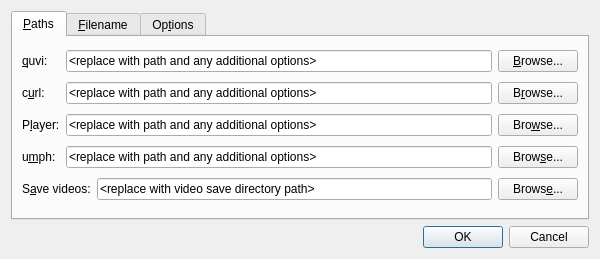
<?xml version="1.0" encoding="UTF-8"?>
<ui version="4.0">
 <class>Preferences</class>
 <widget class="QDialog" name="Preferences">
  <property name="geometry">
   <rect>
    <x>0</x>
    <y>0</y>
    <width>600</width>
    <height>259</height>
   </rect>
  </property>
  <property name="windowTitle">
   <string>Preferences</string>
  </property>
  <layout class="QGridLayout" name="gridLayout">
   <item row="0" column="0">
    <widget class="QTabWidget" name="tabWidget">
     <property name="currentIndex">
      <number>0</number>
     </property>
     <widget class="QWidget" name="tab">
      <attribute name="title">
       <string>&amp;Paths</string>
      </attribute>
      <layout class="QGridLayout" name="gridLayout_2">
       <item row="0" column="0">
        <widget class="QLabel" name="label">
         <property name="text">
          <string>&amp;quvi:</string>
         </property>
         <property name="buddy">
          <cstring>quviPathEdit</cstring>
         </property>
        </widget>
       </item>
       <item row="0" column="1" colspan="2">
        <widget class="QLineEdit" name="quviPathEdit">
         <property name="text">
          <string>&lt;replace with path and any additional options&gt;</string>
         </property>
        </widget>
       </item>
       <item row="0" column="3">
        <widget class="QPushButton" name="browseQuviBtn">
         <property name="text">
          <string>&amp;Browse...</string>
         </property>
        </widget>
       </item>
       <item row="1" column="0">
        <widget class="QLabel" name="label_8">
         <property name="text">
          <string>c&amp;url:</string>
         </property>
         <property name="buddy">
          <cstring>curlPathEdit</cstring>
         </property>
        </widget>
       </item>
       <item row="1" column="1" colspan="2">
        <widget class="QLineEdit" name="curlPathEdit">
         <property name="text">
          <string>&lt;replace with path and any additional options&gt;</string>
         </property>
        </widget>
       </item>
       <item row="1" column="3">
        <widget class="QPushButton" name="browseCurlBtn">
         <property name="text">
          <string>B&amp;rowse...</string>
         </property>
        </widget>
       </item>
       <item row="2" column="0">
        <widget class="QLabel" name="label_2">
         <property name="text">
          <string>P&amp;layer:</string>
         </property>
         <property name="buddy">
          <cstring>playerPathEdit</cstring>
         </property>
        </widget>
       </item>
       <item row="2" column="1" colspan="2">
        <widget class="QLineEdit" name="playerPathEdit">
         <property name="text">
          <string>&lt;replace with path and any additional options&gt;</string>
         </property>
        </widget>
       </item>
       <item row="2" column="3">
        <widget class="QPushButton" name="browsePlayerBtn">
         <property name="text">
          <string>Bro&amp;wse...</string>
         </property>
        </widget>
       </item>
       <item row="3" column="0">
        <widget class="QLabel" name="label_3">
         <property name="text">
          <string>u&amp;mph:</string>
         </property>
         <property name="buddy">
          <cstring>umphPathEdit</cstring>
         </property>
        </widget>
       </item>
       <item row="3" column="1" colspan="2">
        <widget class="QLineEdit" name="umphPathEdit">
         <property name="text">
          <string>&lt;replace with path and any additional options&gt;</string>
         </property>
        </widget>
       </item>
       <item row="3" column="3">
        <widget class="QPushButton" name="browseUmphBtn">
         <property name="text">
          <string>Brow&amp;se...</string>
         </property>
        </widget>
       </item>
       <item row="4" column="0" colspan="2">
        <widget class="QLabel" name="label_10">
         <property name="text">
          <string>S&amp;ave videos:</string>
         </property>
         <property name="buddy">
          <cstring>saveDirEdit</cstring>
         </property>
        </widget>
       </item>
       <item row="4" column="2">
        <widget class="QLineEdit" name="saveDirEdit">
         <property name="text">
          <string>&lt;replace with video save directory path&gt;</string>
         </property>
        </widget>
       </item>
       <item row="4" column="3">
        <widget class="QPushButton" name="browseSaveDirBtn">
         <property name="text">
          <string>Brows&amp;e...</string>
         </property>
        </widget>
       </item>
      </layout>
     </widget>
     <widget class="QWidget" name="tab_4">
      <attribute name="title">
       <string>&amp;Filename</string>
      </attribute>
      <layout class="QGridLayout" name="gridLayout_7">
       <item row="0" column="0">
        <widget class="QLabel" name="label_5">
         <property name="text">
          <string>F&amp;ilename format:</string>
         </property>
         <property name="buddy">
          <cstring>filenameFormatEdit</cstring>
         </property>
        </widget>
       </item>
       <item row="0" column="1">
        <widget class="QLineEdit" name="filenameFormatEdit">
         <property name="text">
          <string>%t.%s</string>
         </property>
        </widget>
       </item>
       <item row="0" column="2">
        <widget class="QComboBox" name="filenameFormatCombo">
         <item>
          <property name="text">
           <string>Default</string>
          </property>
         </item>
         <item>
          <property name="text">
           <string>Title, ID, Suffix</string>
          </property>
         </item>
         <item>
          <property name="text">
           <string>Title, ID, Host, Suffix</string>
          </property>
         </item>
        </widget>
       </item>
       <item row="1" column="0">
        <widget class="QLabel" name="label_6">
         <property name="text">
          <string>Tit&amp;le regexp:</string>
         </property>
         <property name="buddy">
          <cstring>regexpEdit</cstring>
         </property>
        </widget>
       </item>
       <item row="1" column="1">
        <widget class="QLineEdit" name="regexpEdit">
         <property name="text">
          <string>/(\w|\s)/g</string>
         </property>
        </widget>
       </item>
       <item row="1" column="2">
        <widget class="QComboBox" name="regexpCombo">
         <item>
          <property name="text">
           <string>Default</string>
          </property>
         </item>
         <item>
          <property name="text">
           <string>Word characters only</string>
          </property>
         </item>
         <item>
          <property name="text">
           <string>Digit characters only</string>
          </property>
         </item>
         <item>
          <property name="text">
           <string>Non-word characters only</string>
          </property>
         </item>
         <item>
          <property name="text">
           <string>Non-digit characters only</string>
          </property>
         </item>
         <item>
          <property name="text">
           <string>Non-whitespace characters only</string>
          </property>
         </item>
        </widget>
       </item>
       <item row="2" column="0">
        <widget class="QLabel" name="label_7">
         <property name="text">
          <string>Preview:</string>
         </property>
         <property name="buddy">
          <cstring>previewEdit</cstring>
         </property>
        </widget>
       </item>
       <item row="2" column="1">
        <widget class="QLineEdit" name="previewEdit">
         <property name="readOnly">
          <bool>true</bool>
         </property>
        </widget>
       </item>
       <item row="2" column="2">
        <widget class="QPushButton" name="refreshBtn">
         <property name="text">
          <string>&amp;Refresh</string>
         </property>
        </widget>
       </item>
      </layout>
     </widget>
     <widget class="QWidget" name="tab_3">
      <attribute name="title">
       <string>Op&amp;tions</string>
      </attribute>
      <layout class="QGridLayout" name="gridLayout_6">
       <item row="0" column="0">
        <layout class="QGridLayout" name="gridLayout_3">
         <item row="0" column="0">
          <widget class="QCheckBox" name="minToTrayBox">
           <property name="text">
            <string>&amp;Minimize to system tray</string>
           </property>
          </widget>
         </item>
         <item row="1" column="0">
          <widget class="QCheckBox" name="playWhenDoneBox">
           <property name="text">
            <string>Pl&amp;ay video when done downloading</string>
           </property>
          </widget>
         </item>
         <item row="2" column="0">
          <widget class="QCheckBox" name="stayOnTopBox">
           <property name="text">
            <string>&amp;Stay on top</string>
           </property>
          </widget>
         </item>
         <item row="3" column="0">
          <widget class="QCheckBox" name="showReminderBox">
           <property name="text">
            <string>S&amp;how reminder when NomNom starts</string>
           </property>
          </widget>
         </item>
         <item row="4" column="0">
          <widget class="QCheckBox" name="dontPromptFilenameBox">
           <property name="text">
            <string>&amp;Do not prompt for filename</string>
           </property>
          </widget>
         </item>
        </layout>
       </item>
       <item row="0" column="1">
        <layout class="QGridLayout" name="gridLayout_4">
         <item row="0" column="0">
          <widget class="QPushButton" name="clearRecentBtn">
           <property name="text">
            <string>Cl&amp;ear recent</string>
           </property>
          </widget>
         </item>
         <item row="1" column="0">
          <widget class="QPushButton" name="languageBtn">
           <property name="text">
            <string>&amp;Language...</string>
           </property>
          </widget>
         </item>
        </layout>
       </item>
       <item row="1" column="0">
        <layout class="QGridLayout" name="gridLayout_5">
         <item row="0" column="0">
          <widget class="QLabel" name="label_9">
           <property name="text">
            <string>Config:</string>
           </property>
          </widget>
         </item>
         <item row="0" column="1">
          <widget class="QLineEdit" name="configEdit">
           <property name="readOnly">
            <bool>true</bool>
           </property>
          </widget>
         </item>
        </layout>
       </item>
      </layout>
     </widget>
    </widget>
   </item>
   <item row="1" column="0">
    <widget class="QDialogButtonBox" name="buttonBox">
     <property name="orientation">
      <enum>Qt::Horizontal</enum>
     </property>
     <property name="standardButtons">
      <set>QDialogButtonBox::Cancel|QDialogButtonBox::Ok</set>
     </property>
    </widget>
   </item>
  </layout>
 </widget>
 <tabstops>
  <tabstop>tabWidget</tabstop>
  <tabstop>quviPathEdit</tabstop>
  <tabstop>browseQuviBtn</tabstop>
  <tabstop>curlPathEdit</tabstop>
  <tabstop>browseCurlBtn</tabstop>
  <tabstop>playerPathEdit</tabstop>
  <tabstop>browsePlayerBtn</tabstop>
  <tabstop>umphPathEdit</tabstop>
  <tabstop>browseUmphBtn</tabstop>
  <tabstop>saveDirEdit</tabstop>
  <tabstop>browseSaveDirBtn</tabstop>
  <tabstop>filenameFormatEdit</tabstop>
  <tabstop>filenameFormatCombo</tabstop>
  <tabstop>regexpEdit</tabstop>
  <tabstop>regexpCombo</tabstop>
  <tabstop>previewEdit</tabstop>
  <tabstop>refreshBtn</tabstop>
  <tabstop>minToTrayBox</tabstop>
  <tabstop>playWhenDoneBox</tabstop>
  <tabstop>stayOnTopBox</tabstop>
  <tabstop>showReminderBox</tabstop>
  <tabstop>dontPromptFilenameBox</tabstop>
  <tabstop>clearRecentBtn</tabstop>
  <tabstop>languageBtn</tabstop>
  <tabstop>configEdit</tabstop>
  <tabstop>buttonBox</tabstop>
 </tabstops>
 <resources/>
 <connections>
  <connection>
   <sender>buttonBox</sender>
   <signal>accepted()</signal>
   <receiver>Preferences</receiver>
   <slot>accept()</slot>
   <hints>
    <hint type="sourcelabel">
     <x>236</x>
     <y>184</y>
    </hint>
    <hint type="destinationlabel">
     <x>157</x>
     <y>215</y>
    </hint>
   </hints>
  </connection>
  <connection>
   <sender>buttonBox</sender>
   <signal>rejected()</signal>
   <receiver>Preferences</receiver>
   <slot>reject()</slot>
   <hints>
    <hint type="sourcelabel">
     <x>304</x>
     <y>184</y>
    </hint>
    <hint type="destinationlabel">
     <x>286</x>
     <y>215</y>
    </hint>
   </hints>
  </connection>
  <connection>
   <sender>browsePlayerBtn</sender>
   <signal>clicked()</signal>
   <receiver>Preferences</receiver>
   <slot>onBrowsePlayer()</slot>
   <hints>
    <hint type="sourcelabel">
     <x>539</x>
     <y>106</y>
    </hint>
    <hint type="destinationlabel">
     <x>299</x>
     <y>94</y>
    </hint>
   </hints>
  </connection>
  <connection>
   <sender>browseQuviBtn</sender>
   <signal>clicked()</signal>
   <receiver>Preferences</receiver>
   <slot>onBrowseQuvi()</slot>
   <hints>
    <hint type="sourcelabel">
     <x>539</x>
     <y>64</y>
    </hint>
    <hint type="destinationlabel">
     <x>299</x>
     <y>94</y>
    </hint>
   </hints>
  </connection>
  <connection>
   <sender>clearRecentBtn</sender>
   <signal>clicked()</signal>
   <receiver>Preferences</receiver>
   <slot>onClearRecent()</slot>
   <hints>
    <hint type="sourcelabel">
     <x>579</x>
     <y>131</y>
    </hint>
    <hint type="destinationlabel">
     <x>299</x>
     <y>94</y>
    </hint>
   </hints>
  </connection>
  <connection>
   <sender>regexpCombo</sender>
   <signal>currentIndexChanged(int)</signal>
   <receiver>Preferences</receiver>
   <slot>onRegexpChanged(int)</slot>
   <hints>
    <hint type="sourcelabel">
     <x>492</x>
     <y>89</y>
    </hint>
    <hint type="destinationlabel">
     <x>299</x>
     <y>98</y>
    </hint>
   </hints>
  </connection>
  <connection>
   <sender>filenameFormatCombo</sender>
   <signal>currentIndexChanged(int)</signal>
   <receiver>Preferences</receiver>
   <slot>onFilenameFormatChanged(int)</slot>
   <hints>
    <hint type="sourcelabel">
     <x>492</x>
     <y>56</y>
    </hint>
    <hint type="destinationlabel">
     <x>299</x>
     <y>98</y>
    </hint>
   </hints>
  </connection>
  <connection>
   <sender>refreshBtn</sender>
   <signal>clicked()</signal>
   <receiver>Preferences</receiver>
   <slot>onRefresh()</slot>
   <hints>
    <hint type="sourcelabel">
     <x>492</x>
     <y>122</y>
    </hint>
    <hint type="destinationlabel">
     <x>299</x>
     <y>98</y>
    </hint>
   </hints>
  </connection>
  <connection>
   <sender>filenameFormatEdit</sender>
   <signal>editingFinished()</signal>
   <receiver>Preferences</receiver>
   <slot>onFilenameFormatEditingFinished()</slot>
   <hints>
    <hint type="sourcelabel">
     <x>231</x>
     <y>56</y>
    </hint>
    <hint type="destinationlabel">
     <x>299</x>
     <y>98</y>
    </hint>
   </hints>
  </connection>
  <connection>
   <sender>regexpEdit</sender>
   <signal>editingFinished()</signal>
   <receiver>Preferences</receiver>
   <slot>onRegexpEditingFinished()</slot>
   <hints>
    <hint type="sourcelabel">
     <x>231</x>
     <y>89</y>
    </hint>
    <hint type="destinationlabel">
     <x>299</x>
     <y>98</y>
    </hint>
   </hints>
  </connection>
  <connection>
   <sender>browseCurlBtn</sender>
   <signal>clicked()</signal>
   <receiver>Preferences</receiver>
   <slot>onBrowseCurl()</slot>
   <hints>
    <hint type="sourcelabel">
     <x>539</x>
     <y>90</y>
    </hint>
    <hint type="destinationlabel">
     <x>299</x>
     <y>99</y>
    </hint>
   </hints>
  </connection>
  <connection>
   <sender>languageBtn</sender>
   <signal>clicked()</signal>
   <receiver>Preferences</receiver>
   <slot>onLanguage()</slot>
   <hints>
    <hint type="sourcelabel">
     <x>514</x>
     <y>123</y>
    </hint>
    <hint type="destinationlabel">
     <x>299</x>
     <y>99</y>
    </hint>
   </hints>
  </connection>
 </connections>
 <slots>
  <slot>onBrowseQuvi()</slot>
  <slot>onBrowsePlayer()</slot>
  <slot>onClearRecent()</slot>
  <slot>onBrowseUmph()</slot>
  <slot>onFilenameFormatChanged(int)</slot>
  <slot>onRegexpChanged(int)</slot>
  <slot>onRefresh()</slot>
  <slot>onFilenameFormatEditingFinished()</slot>
  <slot>onRegexpEditingFinished()</slot>
  <slot>onBrowseCurl()</slot>
  <slot>onBrowseSaveDir()</slot>
  <slot>onLanguage()</slot>
 </slots>
</ui>
